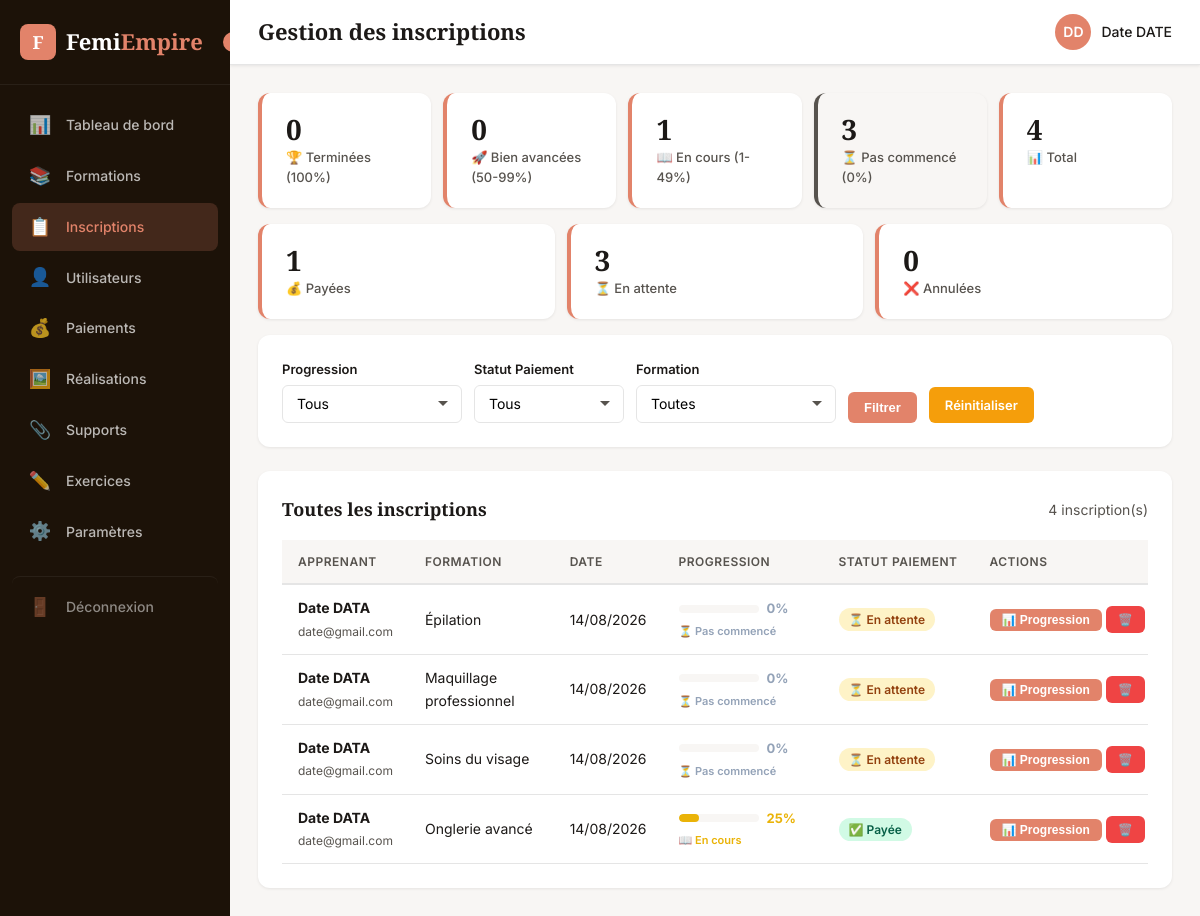
The app's page /pages/admin/inscriptions.php (signed in) with its own data.
### tables this page shows
CREATE TABLE `commandes` (
  `id` int(11) NOT NULL,
  `utilisateur_id` int(11) NOT NULL,
  `formation_id` int(11) NOT NULL,
  `montant` decimal(10,2) NOT NULL,
  `status` enum('payee','en_attente','annulee') DEFAULT 'en_attente',
  `transaction_id` varchar(100) DEFAULT NULL,
  `logs` text DEFAULT NULL,
  `progression` int(11) DEFAULT 0,
  `modules_done` int(11) DEFAULT 0,
  `reference` varchar(50) DEFAULT NULL,
  `date_creation` timestamp NOT NULL DEFAULT current_timestamp(),
  `date_obtention` datetime DEFAULT NULL
);

CREATE TABLE `utilisateurs` (
  `id` int(11) NOT NULL,
  `prenom` varchar(100) NOT NULL,
  `nom` varchar(100) NOT NULL,
  `email` varchar(150) NOT NULL,
  `telephone` varchar(20) DEFAULT NULL,
  `password` varchar(255) NOT NULL,
  `role` enum('client','admin') DEFAULT 'client',
  `created_at` timestamp NOT NULL DEFAULT current_timestamp()
);

CREATE TABLE `formations` (
  `id` int(11) NOT NULL,
  `titre` varchar(255) NOT NULL,
  `description` text DEFAULT NULL,
  `image` varchar(255) DEFAULT NULL,
  `categorie` varchar(50) NOT NULL,
  `prix` decimal(10,2) NOT NULL DEFAULT 0.00,
  `duree` int(11) NOT NULL DEFAULT 0,
  `statut` enum('active','inactive') DEFAULT 'active',
  `created_at` timestamp NOT NULL DEFAULT current_timestamp()
);

### pages/admin/inscriptions.php (the view, shortened to what this page needs)
<?php
require_once __DIR__ . '/includes/header.php';
$pdo = getDB();
$query = "
    SELECT c.*, u.prenom, u.nom, u.email, u.telephone, f.titre as formation_titre
    FROM commandes c
    JOIN utilisateurs u ON c.utilisateur_id = u.id
    JOIN formations f ON c.formation_id = f.id
    WHERE 1=1
";
$params = [];
$query .= " ORDER BY c.date_creation DESC";
$stmt = $pdo->prepare($query);
$stmt->execute($params);
$inscriptions = $stmt->fetchAll();
$all_progressions = $pdo->query("SELECT progression FROM commandes")->fetchAll(PDO::FETCH_COLUMN);
$stats_progression = [
    'termine' => 0,
    'avance' => 0,
    'encours' => 0,
    'pascommence' => 0,
];
foreach ($all_progressions as $progress) {
    $progress = (int)$progress;
    if ($progress == 100) {
        $stats_progression['termine']++;
    } elseif ($progress >= 50) {
        $stats_progression['avance']++;
    } elseif ($progress > 0) {
        $stats_progression['encours']++;
    } else {
        $stats_progression['pascommence']++;
    }
}
$stats_paiement = $pdo->query("
    SELECT status, COUNT(*) as total
    FROM commandes
    GROUP BY status
")->fetchAll(PDO::FETCH_KEY_PAIR);
$total_inscriptions = $pdo->query("SELECT COUNT(*) FROM commandes")->fetchColumn();
function getProgressLabel($progress) {
    $progress = (int)$progress;
    if ($progress > 0) return '📖 En cours';
    return '⏳ Pas commencé';
}
function getProgressColor($progress) {
    $progress = (int)$progress;
    if ($progress > 0) return '#eab308';
    return '#94a3b8';
}
function getPaymentBadgeClass($status) {
    switch ($status) {
        case 'payee':
            return 'success';
        case 'en_attente':
            return 'warning';
    }
}
function getPaymentLabel($status) {
    switch ($status) {
        case 'payee':
            return '✅ Payée';
        case 'en_attente':
            return '⏳ En attente';
    }
}
?>
<div class="admin-content">
<div class="inscriptions-stats">
    <div class="stat-card success">
        <div class="stat-number"><?= $stats_progression['termine'] ?></div>
        <div class="stat-label">🏆 Terminées (100%)</div>
    </div>
    <div class="stat-card info">
        <div class="stat-number"><?= $stats_progression['avance'] ?></div>
        <div class="stat-label">🚀 Bien avancées (50-99%)</div>
    </div>
    <div class="stat-card warning">
        <div class="stat-number"><?= $stats_progression['encours'] ?></div>
        <div class="stat-label">📖 En cours (1-49%)</div>
    </div>
    <div class="stat-card inscriptions-stat-neutral">
        <div class="stat-number"><?= $stats_progression['pascommence'] ?></div>
        <div class="stat-label">⏳ Pas commencé (0%)</div>
    </div>
    <div class="stat-card primary">
        <div class="stat-number"><?= $total_inscriptions ?></div>
        <div class="stat-label">📊 Total</div>
    </div>
</div>
<div class="inscriptions-payment-stats">
    <div class="stat-card success">
        <div class="stat-number"><?= $stats_paiement['payee'] ?? 0 ?></div>
        <div class="stat-label">💰 Payées</div>
    </div>
    <div class="stat-card warning">
        <div class="stat-number"><?= $stats_paiement['en_attente'] ?? 0 ?></div>
        <div class="stat-label">⏳ En attente</div>
    </div>
    <div class="stat-card danger">
        <div class="stat-number"><?= $stats_paiement['annulee'] ?? 0 ?></div>
        <div class="stat-label">❌ Annulées</div>
    </div>
</div>
    <div class="card">
        <form method="GET" action="inscriptions.php" style="display:flex;gap:12px;flex-wrap:wrap;align-items:flex-end;">
            <div class="form-group" style="margin-bottom:0;">
                <label class="form-label">Progression</label>
                <select class="form-control form-select" name="progression" style="width:180px;">
                    <option value="">Tous</option>
                </select>
            </div>
            <div class="form-group" style="margin-bottom:0;">
                <label class="form-label">Statut Paiement</label>
                <select class="form-control form-select" name="payment_status" style="width:150px;">
                    <option value="">Tous</option>
                </select>
            </div>
            <div class="form-group" style="margin-bottom:0;">
                <label class="form-label">Formation</label>
                <select class="form-control form-select" name="formation" style="width:200px;">
                    <option value="">Toutes</option>
                </select>
            </div>
            <button type="submit" class="btn btn-primary">Filtrer</button>
            <a href="inscriptions.php" class="btn btn-warning">Réinitialiser</a>
        </form>
    </div>
    <div class="card">
        <div class="card-header">
            <h3 class="card-title">Toutes les inscriptions</h3>
            <span style="font-size:14px;color:var(--text-light);"><?= count($inscriptions) ?> inscription(s)</span>
        </div>
        <div class="table-wrapper">
            <table>
                <thead>
                    <tr>
                        <th>Apprenant</th>
                        <th>Formation</th>
                        <th>Date</th>
                        <th>Progression</th>
                        <th>Statut Paiement</th>
                        <th>Actions</th>
                    </tr>
                </thead>
                <tbody>
                    <?php if (empty($inscriptions)): ?>
                    <tr><td colspan="6" style="text-align:center;color:var(--text-light);">Aucune inscription trouvée</td></tr>
                    <?php else: ?>
                    <?php foreach ($inscriptions as $insc): ?>
                    <?php $progress = (int)($insc['progression'] ?? 0); ?>
                    <tr>
                        <td>
                            <strong><?= htmlspecialchars($insc['prenom'] . ' ' . $insc['nom']) ?></strong><br>
                            <span style="font-size:12px;color:var(--text-light);"><?= htmlspecialchars($insc['email']) ?></span>
                        </td>
                        <td><?= htmlspecialchars($insc['formation_titre']) ?></td>
                        <td><?= date('d/m/Y', strtotime($insc['date_creation'] ?? 'now')) ?></td>
                        <td>
                            <div style="display:flex;align-items:center;gap:8px;">
                                <div style="flex:1;height:8px;background:var(--bg);border-radius:4px;overflow:hidden;min-width:80px;">
                                    <div style="height:100%;width:<?= $progress ?>%;background:<?= getProgressColor($progress); ?>;border-radius:4px;transition:width 0.5s ease;"></div>
                                </div>
                                <span style="font-size:13px;font-weight:700;min-width:40px;color:<?= getProgressColor($progress); ?>;">
                                    <?= $progress ?>%
                                </span>
                            </div>
                            <span style="font-size:11px;font-weight:600;color:<?= getProgressColor($progress); ?>;">
                                <?= getProgressLabel($progress) ?>
                            </span>
                        </td>
                        <td>
                            <span class="badge badge-<?= getPaymentBadgeClass($insc['status'] ?? 'en_attente') ?>">
                                <?= getPaymentLabel($insc['status'] ?? 'en_attente') ?>
                            </span>
                        </td>
                        <td>
                            <button onclick="openModal('progressModal_<?= $insc['id'] ?>')" class="btn btn-sm btn-primary">📊 Progression</button>
                            <a href="inscriptions.php?action=delete&id=<?= $insc['id'] ?>" class="btn btn-sm btn-danger delete-btn" onclick="return confirm('Êtes-vous sûr de vouloir supprimer cette inscription ?')">🗑️</a>
                        </td>
                    </tr>
                    <?php endforeach; ?>
                    <?php endif; ?>
                </tbody>
            </table>
        </div>
    </div>
</div>
<?php require_once __DIR__ . '/includes/footer.php'; ?>

### pages/admin/includes/header.php (shortened to what this page needs)
<?php
$current_page = basename($_SERVER['PHP_SELF']);
$user_name = $_SESSION['user_prenom'] . ' ' . $_SESSION['user_nom'];
?>
<!DOCTYPE html>
<html lang="fr">
<head>
    <link rel="stylesheet" href="css/admin.css">
</head>
<body>
    <div class="admin-wrapper">
        <aside class="admin-sidebar">
            <div class="sidebar-header">
                <div class="logo">
                    <span class="logo-icon">F</span>
                    <span class="logo-text">Femi<span>Empire</span></span>
                </div>
                <span class="logo-badge">Admin</span>
            </div>
            <nav class="sidebar-nav">
                <a href="index.php" class="<?= $current_page == 'index.php' ? 'active' : '' ?>">
                    <span class="nav-icon">📊</span>
                    <span>Tableau de bord</span>
                </a>
                <a href="formations.php" class="<?= $current_page == 'formations.php' ? 'active' : '' ?>">
                    <span class="nav-icon">📚</span>
                    <span>Formations</span>
                </a>
                <a href="inscriptions.php" class="<?= $current_page == 'inscriptions.php' ? 'active' : '' ?>">
                    <span class="nav-icon">📋</span>
                    <span>Inscriptions</span>
                </a>
                <a href="utilisateurs.php" class="<?= $current_page == 'utilisateurs.php' ? 'active' : '' ?>">
                    <span class="nav-icon">👤</span>
                    <span>Utilisateurs</span>
                </a>
                <a href="paiements.php" class="<?= $current_page == 'paiements.php' ? 'active' : '' ?>">
                    <span class="nav-icon">💰</span>
                    <span>Paiements</span>
                </a>
                <a href="realisations.php" class="<?= $current_page == 'realisations.php' ? 'active' : '' ?>">
                    <span class="nav-icon">🖼️</span>
                    <span>Réalisations</span>
                </a>
                <a href="supports.php" class="<?= $current_page == 'supports.php' ? 'active' : '' ?>">
                    <span class="nav-icon">📎</span>
                    <span>Supports</span>
                </a>
                <a href="exercices.php" class="<?= $current_page == 'exercices.php' ? 'active' : '' ?>">
                    <span class="nav-icon">✏️</span>
                    <span>Exercices</span>
                </a>
                <a href="parametres.php" class="<?= $current_page == 'parametres.php' ? 'active' : '' ?>">
                    <span class="nav-icon">⚙️</span>
                    <span>Paramètres</span>
                </a>
                <a href="logout.php" class="logout-link">
                    <span class="nav-icon">🚪</span>
                    <span>Déconnexion</span>
                </a>
            </nav>
        </aside>
        <main class="admin-main">
            <header class="admin-topbar">
                <div class="topbar-left">
                    <h1 class="page-title">
                        <?php
                        $titles = [
                            'index.php' => 'Tableau de bord',
                            'formations.php' => 'Gestion des formations',
                            'inscriptions.php' => 'Gestion des inscriptions',
                            'utilisateurs.php' => 'Gestion des utilisateurs',
                            'paiements.php' => 'Gestion des paiements',
                            'realisations.php' => 'Gestion des réalisations',
                            'supports.php' => 'Gestion des supports',
                            'exercices.php' => 'Gestion des exercices',
                            'parametres.php' => 'Paramètres du site'
                        ];
                        echo $titles[$current_page] ?? 'Administration';
                        ?>
                    </h1>
                </div>
                <div class="topbar-right">
                    <span class="admin-user">
                        <span class="user-avatar"><?= strtoupper(substr($_SESSION['user_prenom'], 0, 1) . substr($_SESSION['user_nom'], 0, 1)) ?></span>
                        <span class="user-name"><?= htmlspecialchars($user_name) ?></span>
                    </span>
                </div>
            </header>

### pages/admin/includes/footer.php (shortened to what this page needs)
        </main>
    </div>
</body>
</html>

### pages/admin/inscriptions.php (style rules this page uses)
.inscriptions-stats, .inscriptions-payment-stats { width: 100%; box-sizing: border-box; display: grid; gap: 12px; }
.inscriptions-stats { grid-template-columns: repeat(5, minmax(0, 1fr)); margin-bottom: 16px; }
.inscriptions-payment-stats { grid-template-columns: repeat(3, minmax(0, 1fr)); margin-bottom: 16px; }
.inscriptions-stats .stat-card, .inscriptions-payment-stats .stat-card { width: 100%; min-width: 0; max-width: 100%; box-sizing: border-box; margin: 0; overflow: hidden; }
.inscriptions-stats .stat-label, .inscriptions-payment-stats .stat-label { overflow-wrap: break-word; word-break: normal; }
.inscriptions-stats .stat-number, .inscriptions-payment-stats .stat-number { line-height: 1.2; }
.inscriptions-stat-neutral { background: var(--bg); border-color: var(--text-light); }

### records on screen
commandes: formation "3", utilisateur.nom "Date DATA", utilisateur.email "date@gmail.com", formation.titre "Soins du visage", date_creation "14/08/2026", progression "0", progression "⏳ Pas commencé", status "⏳ En attente"
commandes: utilisateur.nom "Date DATA", utilisateur.email "date@gmail.com", formation.titre "Épilation", date_creation "14/08/2026", progression "0", progression "⏳ Pas commencé", status "⏳ En attente"
commandes: utilisateur.nom "Date DATA", utilisateur.email "date@gmail.com", formation.titre "Maquillage professionnel", date_creation "14/08/2026", progression "0", progression "⏳ Pas commencé", status "⏳ En attente"
commandes: utilisateur.nom "Date DATA", utilisateur.email "date@gmail.com", formation.titre "Onglerie avancé", date_creation "14/08/2026", progression "25", progression "📖 En cours", status "✅ Payée"

### other values on screen
$titles[$current_page] "Gestion des inscriptions"
$user_name "Date DATE"
$stats_progression['termine'] "0"
$stats_progression['avance'] "0"
$stats_progression['encours'] "1"
$total_inscriptions "4"
$stats_paiement['payee'] "1"
$stats_paiement['en_attente'] "3"
$stats_paiement['annulee'] "0"
count($inscriptions) "4"
